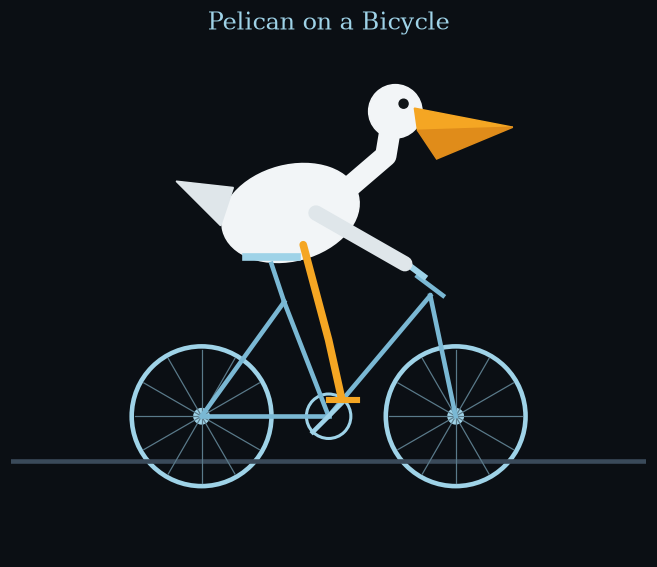

The Python source for this figure:
"""Draw a pelican riding a bicycle with matplotlib."""
import matplotlib
matplotlib.use("Agg")
import matplotlib.pyplot as plt
import matplotlib.patches as mpatches
import numpy as np

fig, ax = plt.subplots(figsize=(8, 6))
ax.set_xlim(0, 10)
ax.set_ylim(0, 8)
ax.set_aspect("equal")
ax.axis("off")
fig.patch.set_facecolor("#0b0f14")
ax.set_facecolor("#0b0f14")

# Ground
ax.plot([0, 10], [1.5, 1.5], color="#3a4a5a", lw=3)

# Wheels
for cx in (3, 7):
    ax.add_patch(plt.Circle((cx, 2.2), 1.1, fill=False, color="#9fd3e8", lw=3))
    ax.add_patch(plt.Circle((cx, 2.2), 0.12, color="#9fd3e8"))
    for a in np.linspace(0, np.pi, 6, endpoint=False):
        ax.plot([cx - np.cos(a) * 1.05, cx + np.cos(a) * 1.05],
                [2.2 - np.sin(a) * 1.05, 2.2 + np.sin(a) * 1.05],
                color="#5a7a8a", lw=0.8)

# Frame
frame = [[3, 2.2, 5, 2.2], [5, 2.2, 4.3, 4.0], [3, 2.2, 4.3, 4.0],
         [5, 2.2, 6.6, 4.1], [6.6, 4.1, 7, 2.2], [4.3, 4.0, 4.1, 4.6]]
for x1, y1, x2, y2 in frame:
    ax.plot([x1, x2], [y1, y2], color="#7ab8d4", lw=3)
ax.plot([6.4, 6.8], [4.4, 4.1], color="#7ab8d4", lw=3)   # handlebar stem
ax.plot([6.1, 6.5], [4.7, 4.4], color="#9fd3e8", lw=4)   # handlebar
ax.plot([3.7, 4.5], [4.7, 4.7], color="#9fd3e8", lw=5)   # seat

# Pedals
ax.add_patch(plt.Circle((5, 2.2), 0.35, fill=False, color="#9fd3e8", lw=2))
ax.plot([4.75, 5.25], [1.95, 2.45], color="#9fd3e8", lw=3)

# Pelican body
ax.add_patch(mpatches.Ellipse((4.4, 5.4), 2.2, 1.5, angle=15, color="#f2f5f7"))
# Tail
ax.add_patch(mpatches.Polygon([[3.3, 5.2], [2.6, 5.9], [3.5, 5.8]], color="#dfe6ea"))
# Neck
ax.plot([5.2, 5.9, 6.0], [5.7, 6.3, 6.9], color="#f2f5f7", lw=14,
        solid_capstyle="round")
# Head
ax.add_patch(plt.Circle((6.05, 7.0), 0.42, color="#f2f5f7"))
# Eye
ax.add_patch(plt.Circle((6.18, 7.12), 0.07, color="#101417"))
# Beak with pouch
ax.add_patch(mpatches.Polygon([[6.35, 7.05], [7.9, 6.75], [6.4, 6.7]],
                              color="#f5a623"))
ax.add_patch(mpatches.Polygon([[6.4, 6.7], [7.9, 6.75], [6.7, 6.25]],
                              color="#e08c1a"))
# Wing reaching the handlebar
ax.plot([4.8, 6.2], [5.4, 4.6], color="#dfe6ea", lw=10, solid_capstyle="round")
# Leg to pedal
ax.plot([4.6, 5.0, 5.2], [4.9, 3.4, 2.5], color="#f5a623", lw=5,
        solid_capstyle="round")
ax.plot([5.0, 5.45], [2.45, 2.45], color="#f5a623", lw=4)  # webbed foot

ax.set_title("Pelican on a Bicycle", color="#9fd3e8", fontsize=16,
             fontfamily="serif", pad=12)
plt.savefig(r"C:\Projects\test\fable5\pelican_bike.png", dpi=110,
            bbox_inches="tight", facecolor="#0b0f14")
print("saved")
